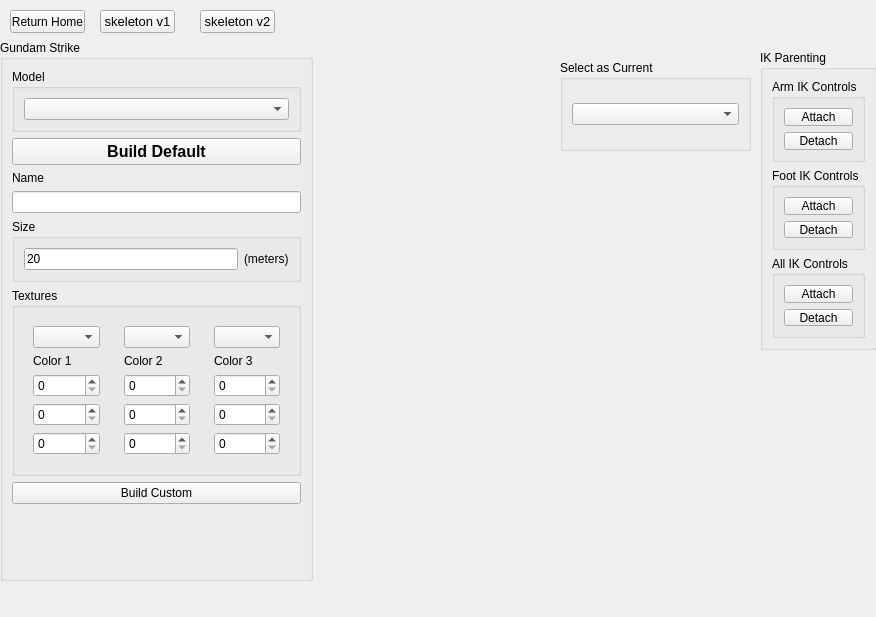
<?xml version="1.0" encoding="UTF-8"?>
<ui version="4.0">
 <class>Form</class>
 <widget class="QWidget" name="Form">
  <property name="geometry">
   <rect>
    <x>0</x>
    <y>0</y>
    <width>876</width>
    <height>617</height>
   </rect>
  </property>
  <property name="windowTitle">
   <string>Form</string>
  </property>
  <widget class="QPushButton" name="homeBtn">
   <property name="geometry">
    <rect>
     <x>10</x>
     <y>10</y>
     <width>75</width>
     <height>23</height>
    </rect>
   </property>
   <property name="text">
    <string>Return Home</string>
   </property>
  </widget>
  <widget class="QPushButton" name="SkeletonBtn">
   <property name="geometry">
    <rect>
     <x>100</x>
     <y>10</y>
     <width>75</width>
     <height>23</height>
    </rect>
   </property>
   <property name="font">
    <font>
     <family>Arial</family>
     <pointsize>10</pointsize>
    </font>
   </property>
   <property name="text">
    <string>skeleton v1</string>
   </property>
  </widget>
  <widget class="QPushButton" name="V2Btn">
   <property name="geometry">
    <rect>
     <x>200</x>
     <y>10</y>
     <width>75</width>
     <height>23</height>
    </rect>
   </property>
   <property name="font">
    <font>
     <family>Arial</family>
     <pointsize>10</pointsize>
    </font>
   </property>
   <property name="text">
    <string>skeleton v2</string>
   </property>
  </widget>
  <widget class="QGroupBox" name="groupBox">
   <property name="geometry">
    <rect>
     <x>0</x>
     <y>40</y>
     <width>313</width>
     <height>541</height>
    </rect>
   </property>
   <property name="title">
    <string>Gundam Strike</string>
   </property>
   <layout class="QVBoxLayout" name="verticalLayout">
    <item>
     <widget class="QGroupBox" name="groupBox_7">
      <property name="title">
       <string>Model</string>
      </property>
      <layout class="QHBoxLayout" name="horizontalLayout_3">
       <item>
        <widget class="QComboBox" name="gundamTypeListCB"/>
       </item>
      </layout>
     </widget>
    </item>
    <item>
     <widget class="QPushButton" name="strikeDefaultBtn">
      <property name="font">
       <font>
        <family>Helvetica</family>
        <pointsize>12</pointsize>
        <weight>75</weight>
        <italic>false</italic>
        <bold>true</bold>
       </font>
      </property>
      <property name="text">
       <string>Build Default</string>
      </property>
     </widget>
    </item>
    <item>
     <widget class="QLabel" name="label_6">
      <property name="text">
       <string>Name</string>
      </property>
     </widget>
    </item>
    <item>
     <widget class="QLineEdit" name="maleName">
      <property name="text">
       <string/>
      </property>
     </widget>
    </item>
    <item>
     <widget class="QGroupBox" name="groupBox_2">
      <property name="title">
       <string>Size</string>
      </property>
      <layout class="QHBoxLayout" name="horizontalLayout_2">
       <item>
        <widget class="QLineEdit" name="maleSize">
         <property name="text">
          <string>20</string>
         </property>
        </widget>
       </item>
       <item>
        <widget class="QLabel" name="label_2">
         <property name="text">
          <string>(meters)</string>
         </property>
        </widget>
       </item>
      </layout>
     </widget>
    </item>
    <item>
     <widget class="QGroupBox" name="groupBox">
      <property name="title">
       <string>Textures</string>
      </property>
      <layout class="QHBoxLayout" name="horizontalLayout">
       <item>
        <widget class="QWidget" name="widget" native="true">
         <layout class="QVBoxLayout" name="verticalLayout_2">
          <item>
           <widget class="QComboBox" name="materialList1"/>
          </item>
          <item>
           <widget class="QLabel" name="label_3">
            <property name="text">
             <string>Color 1</string>
            </property>
           </widget>
          </item>
          <item>
           <widget class="QSpinBox" name="spinBox"/>
          </item>
          <item>
           <widget class="QSpinBox" name="spinBox_2"/>
          </item>
          <item>
           <widget class="QSpinBox" name="spinBox_3"/>
          </item>
         </layout>
        </widget>
       </item>
       <item>
        <widget class="QWidget" name="widget_2" native="true">
         <layout class="QVBoxLayout" name="verticalLayout_3">
          <item>
           <widget class="QComboBox" name="comboBox_2"/>
          </item>
          <item>
           <widget class="QLabel" name="label_4">
            <property name="text">
             <string>Color 2</string>
            </property>
           </widget>
          </item>
          <item>
           <widget class="QSpinBox" name="spinBox_4"/>
          </item>
          <item>
           <widget class="QSpinBox" name="spinBox_5"/>
          </item>
          <item>
           <widget class="QSpinBox" name="spinBox_6"/>
          </item>
         </layout>
        </widget>
       </item>
       <item>
        <widget class="QWidget" name="widget_3" native="true">
         <layout class="QVBoxLayout" name="verticalLayout_4">
          <item>
           <widget class="QComboBox" name="comboBox_3"/>
          </item>
          <item>
           <widget class="QLabel" name="label_5">
            <property name="text">
             <string>Color 3</string>
            </property>
           </widget>
          </item>
          <item>
           <widget class="QSpinBox" name="spinBox_7"/>
          </item>
          <item>
           <widget class="QSpinBox" name="spinBox_8"/>
          </item>
          <item>
           <widget class="QSpinBox" name="spinBox_9"/>
          </item>
         </layout>
        </widget>
       </item>
      </layout>
     </widget>
    </item>
    <item>
     <widget class="QPushButton" name="strikeBtn">
      <property name="text">
       <string>Build Custom</string>
      </property>
     </widget>
    </item>
    <item>
     <spacer name="verticalSpacer">
      <property name="orientation">
       <enum>Qt::Vertical</enum>
      </property>
      <property name="sizeHint" stdset="0">
       <size>
        <width>20</width>
        <height>40</height>
       </size>
      </property>
     </spacer>
    </item>
   </layout>
  </widget>
  <widget class="QGroupBox" name="groupBox_3">
   <property name="geometry">
    <rect>
     <x>760</x>
     <y>50</y>
     <width>117</width>
     <height>300</height>
    </rect>
   </property>
   <property name="title">
    <string>IK Parenting</string>
   </property>
   <layout class="QVBoxLayout" name="verticalLayout_13">
    <item>
     <widget class="QGroupBox" name="groupBox_6">
      <property name="title">
       <string>Arm IK Controls</string>
      </property>
      <layout class="QVBoxLayout" name="verticalLayout_8">
       <item>
        <widget class="QPushButton" name="attachArmsBtn">
         <property name="text">
          <string>Attach</string>
         </property>
        </widget>
       </item>
       <item>
        <widget class="QPushButton" name="detachArmsBtn">
         <property name="text">
          <string>Detach</string>
         </property>
        </widget>
       </item>
      </layout>
     </widget>
    </item>
    <item>
     <widget class="QGroupBox" name="groupBox_4">
      <property name="title">
       <string>Foot IK Controls</string>
      </property>
      <layout class="QVBoxLayout" name="verticalLayout_7">
       <item>
        <widget class="QPushButton" name="attachFeetBtn">
         <property name="text">
          <string>Attach</string>
         </property>
        </widget>
       </item>
       <item>
        <widget class="QPushButton" name="detachFeetBtn">
         <property name="text">
          <string>Detach</string>
         </property>
        </widget>
       </item>
      </layout>
     </widget>
    </item>
    <item>
     <widget class="QGroupBox" name="groupBox_5">
      <property name="title">
       <string>All IK Controls</string>
      </property>
      <layout class="QVBoxLayout" name="verticalLayout_6">
       <item>
        <widget class="QPushButton" name="attachAllBtn">
         <property name="text">
          <string>Attach</string>
         </property>
        </widget>
       </item>
       <item>
        <widget class="QPushButton" name="detachAllBtn">
         <property name="text">
          <string>Detach</string>
         </property>
        </widget>
       </item>
      </layout>
     </widget>
    </item>
   </layout>
  </widget>
  <widget class="QGroupBox" name="groupBox_8">
   <property name="geometry">
    <rect>
     <x>560</x>
     <y>60</y>
     <width>191</width>
     <height>91</height>
    </rect>
   </property>
   <property name="title">
    <string>Select as Current</string>
   </property>
   <layout class="QHBoxLayout" name="horizontalLayout_4">
    <item>
     <widget class="QComboBox" name="gundamList"/>
    </item>
   </layout>
  </widget>
 </widget>
 <resources/>
 <connections/>
</ui>
